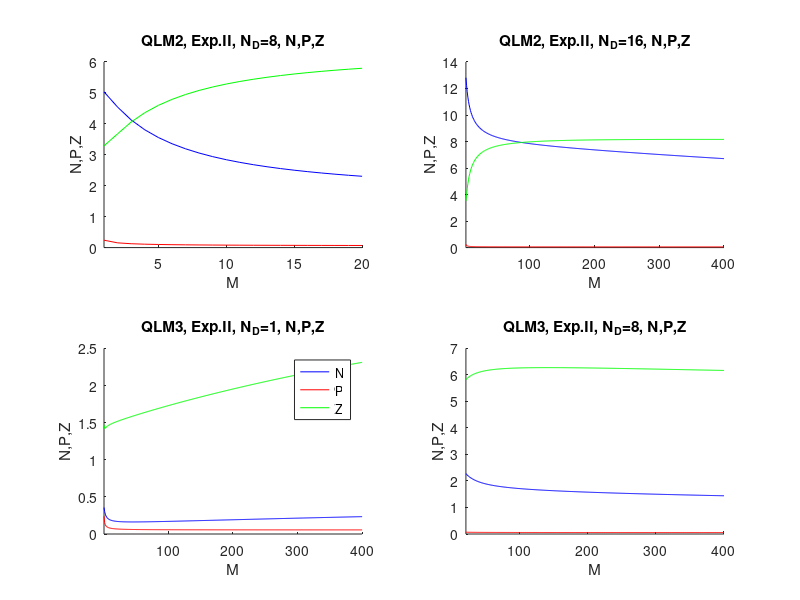
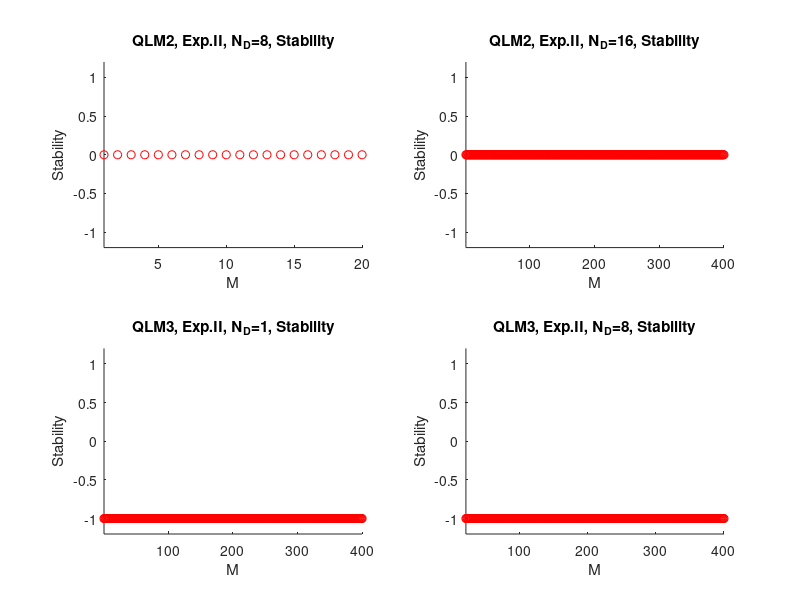
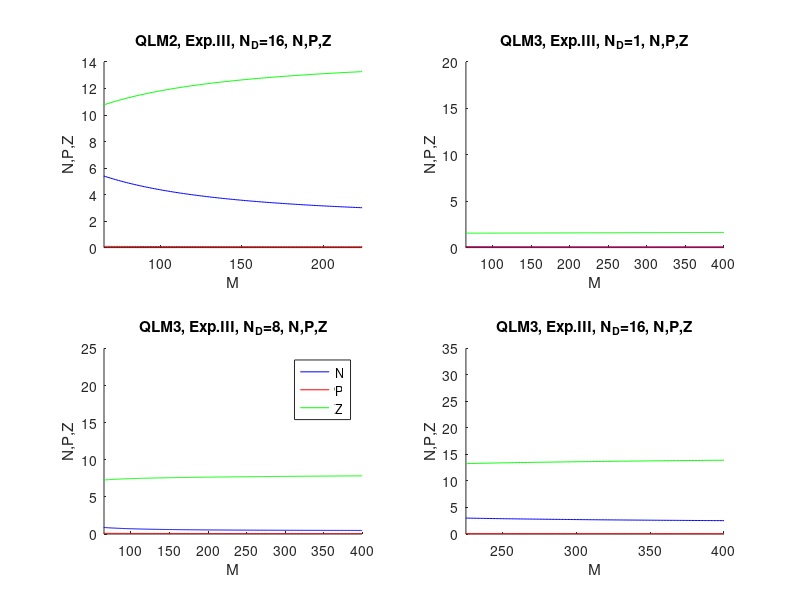
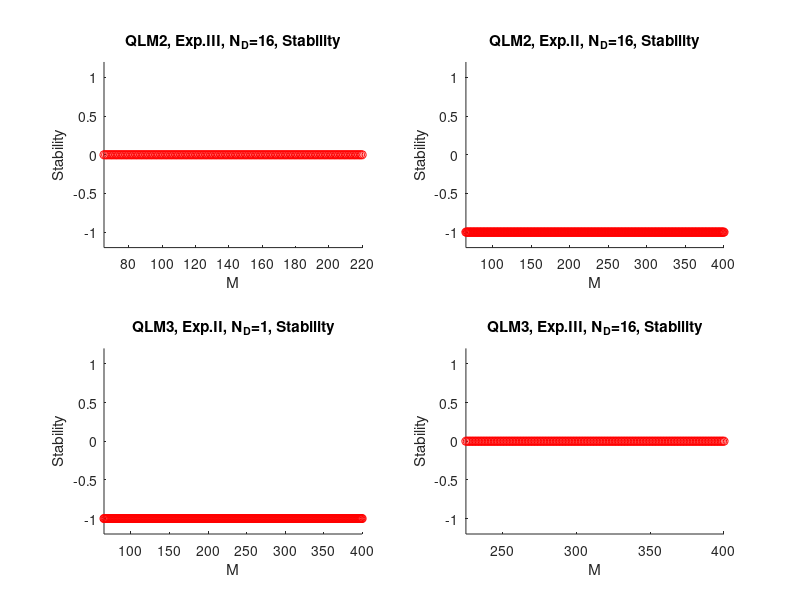

The MATLAB source for these figures, in order:

% QLM

% Calculating Equilibria, Stability Test, NPZ Model QLM 
% ND = 1.5 or 8 or 16; 2 Parameter sets (Exp.II,III)
% Diploma Thesis P.Fuhs (CAU)
% Matlab Student Version V 7.10.0 (R2010a)

clear all;
clc;
clf;

delete('QLM_diary');
diary on; 
diary('QLM_diary');

countNotifications = 0;

disp 'Calculation for QLM';

%%%%%%%%%%%%%%%%%%%%%%%%%%%%%%%%%%%%%%%%%%%%%%%%%
% initialize
%%%%%%%%%%%%%%%%%%%%%%%%%%%%%%%%%%%%%%%%%%%%%%%%%

M = NaN(1,400);         % Layer depth from 1 to 400 m, grid = 1m 

for j= 1:400
    M(j)=j;
end; 

% All units as in thesis.
% All domains as in thesis.

% Vector ND values

ND_vector = [1.5, 8, 16];

% Parameter sets: Exp. II, III

mu_vector = [1.679, 3.775];
Phi_P_vector = [0.033, 0.017];
k_vector = [0.636, 0.560];
g_vector = [0.982, 1.560];
eps_vector = [3.473, 3.740];
Phi_Z_vector = [0.010, 0.011];
beta_vector = [1.003, 1.045];
m_r_vector = [0.107, 1.270];
Omega_vector = [0.990, 1.006];
gamma_vector = [0.990, 0.870];
Phi_P_opt_vector = [0.168, 0.122];
Phi_Z_opt_vector = [0.257, 0.098];


% Create tables with results:
% 
% 6 tables: ND = 1.5,8,16; Exp. II,III => 6 cases
% x 2 for QLM 2 and QLM 3
% table names: ExpNumber_NDValue_QLMNumber_table, e.g.II_8_QLM3_table
% 1 in table names refers to ND = 1.5
% lines in result matrices:
posM = 1;           % line 1: M
posND = 2;          % line 2: ND
posExp = 3;         % line 3: Exp
posN = 4;           % line 4: N
posdotN = 5;        % line 5: dotN
posP = 6;           % line 6: P
posdotP = 7;        % line 7: dotP
posZ = 8;           % line 8: Z
posdotZ = 9;        % line 9: dotZ
posG1 = 10;         % line 10: G_1
posxi1 = 11;        % line 11: xi_1
posxi3 = 12;        % line 12: xi_3
posxi4 = 13;        % line 13: xi_4
posxi5 = 14;        % line 14: xi_5
posxi6 = 15;        % line 15: xi_6
posxi7 = 16;        % line 16: xi_7
posu = 17;          % line 17: u
posG = 18;          % line 18: G
posFN = 19;         % line 19: FN
posStable = 20;     % line 20: Stability

II_1_QLM2_table = NaN(20,400);    II_1_QLM3_table = NaN(20,400); 
II_8_QLM2_table = NaN(20,400);    II_8_QLM3_table = NaN(20,400); 
II_16_QLM2_table = NaN(20,400);   II_16_QLM3_table = NaN(20,400); 
III_1_QLM2_table = NaN(20,400);   III_1_QLM3_table = NaN(20,400); 
III_8_QLM2_table = NaN(20,400);   III_8_QLM3_table = NaN(20,400);  
III_16_QLM2_table = NaN(20,400);  III_16_QLM3_table = NaN(20,400);  

% create auxiliary vectors for results, aux1 for first root, aux2 for
% second root 
aux1_vector = NaN(20,1);   
aux2_vector = NaN(20,1);   

% how close to zero must an eigenvalue be to consider it zero? 
eig_near_zero = 10^-5;

%how close to zero must a derivative be to consider it zero? 
deriv_near_zero = 0.1;

%%%%%%%%%%%%%%%%%%%%%%%%%%%%%%%%%%%
% calculate
%%%%%%%%%%%%%%%%%%%%%%%%%%%%%%%%%%%
    
for r = 1:3         % loop ND (count with r; j is counter for M)
    
    if r == 1         % ND = 1.5
        ND = ND_vector(1);

    else         % N = 8 or 16

        if r == 2         % ND = 8
            ND = ND_vector(2);    

        else         % ND = 16
            ND = ND_vector(3);

        end;         % ND = 8
    end;         % ND = 16
        
    for exp = 2:3        % loop Exp

        % Display Model_StationaryPoint, ND, display experiment number
        disp (['ND: ',num2str(ND),' exp: ',num2str(exp),' depth: ',num2str(j),' m']);

        % Parameter set for currently calculated experiment number
        mu_par = mu_vector(exp-1);
        Phi_P_par = Phi_P_vector(exp-1);
        k_par = k_vector(exp-1);
        g_par = g_vector(exp-1);
        eps_par = eps_vector(exp-1);
        Phi_Z_par = Phi_Z_vector(exp-1);
        beta_par = beta_vector(exp-1);
        m_r_par = m_r_vector(exp-1);
        Omega_par = Omega_vector(exp-1);
        gamma_par = gamma_vector(exp-1);
        Phi_P_opt_par = Phi_P_opt_vector(exp-1);
        Phi_Z_opt_par = Phi_Z_opt_vector(exp-1);

        for j= 1:400         % M: layer depth from 1m to 400 m, calculate terms and variables

            % fill in lines for M, ND, exp
            aux1_vector(posM,1) = j;   aux2_vector(posM,1) = j;   
            aux1_vector(posND,1) = ND;  aux2_vector(posND,1) = ND;
            aux1_vector(posExp,1) = exp; aux2_vector(posExp,1) = exp;
            % calculate auxiliary terms 
                
            % G_1 
            aux1_vector(posG1,1) = (Phi_Z_par*M(j)+m_r_par)/(beta_par*M(j));
            aux2_vector(posG1,1) = (Phi_Z_par*M(j)+m_r_par)/(beta_par*M(j));
            
            %xi_1
            aux1_vector(posxi1,1) = g_par*aux1_vector(posG1,1)/(eps_par*(g_par - eps_par*aux1_vector(posG1,1)));
            aux2_vector(posxi1,1) = g_par*aux2_vector(posG1,1)/(eps_par*(g_par - eps_par*aux2_vector(posG1,1)));
            
            if aux1_vector(posxi1,1) < 0 
                disp (['QLM2, ND: ',num2str(ND),' exp: ',num2str(exp),' depth: ',num2str(j),' m, |  xi1 negative ']);
                countNotifications = countNotifications + 1;
            end;
            if aux2_vector(posxi1,1) < 0 
                disp (['QLM3, ND: ',num2str(ND),' exp: ',num2str(exp),' depth: ',num2str(j),' m, |  xi1 negative ']);
                countNotifications = countNotifications + 1;
            end;
            
            %xi_3
            aux1_vector(posxi3,1) = Phi_P_par/aux1_vector(posG1,1)*sqrt(aux1_vector(posxi1,1))-m_r_par/(M(j)*aux1_vector(posG1,1))*sqrt(aux1_vector(posxi1,1))-Phi_P_opt_par/aux1_vector(posG1,1)*aux1_vector(posxi1,1);
            aux2_vector(posxi3,1) = Phi_P_par/aux2_vector(posG1,1)*sqrt(aux2_vector(posxi1,1))-m_r_par/(M(j)*aux2_vector(posG1,1))*sqrt(aux2_vector(posxi1,1))-Phi_P_opt_par/aux2_vector(posG1,1)*aux2_vector(posxi1,1);

            %xi_4
            aux1_vector(posxi4,1) = -mu_par*sqrt(aux1_vector(posxi1,1))+(1-beta_par)*Omega_par*mu_par*sqrt(aux1_vector(posxi1,1))+Phi_Z_par*Omega_par*mu_par/aux1_vector(posG1,1)*sqrt(aux1_vector(posxi1,1));
            aux2_vector(posxi4,1) = -mu_par*sqrt(aux2_vector(posxi1,1))+(1-beta_par)*Omega_par*mu_par*sqrt(aux2_vector(posxi1,1))+Phi_Z_par*Omega_par*mu_par/aux2_vector(posG1,1)*sqrt(aux2_vector(posxi1,1));

            %xi_5
            aux1_vector(posxi5,1) = gamma_par*Phi_P_par*sqrt(aux1_vector(posxi1,1))-((1-beta_par)*aux1_vector(posG1,1)+Phi_Z_par)*Omega_par*aux1_vector(posxi3,1)+m_r_par/M(j)*aux1_vector(posND,1);
            aux2_vector(posxi5,1) = gamma_par*Phi_P_par*sqrt(aux2_vector(posxi1,1))-((1-beta_par)*aux2_vector(posG1,1)+Phi_Z_par)*Omega_par*aux2_vector(posxi3,1)+m_r_par/M(j)*aux2_vector(posND,1);

            %xi_6
            aux1_vector(posxi6,1) = -aux1_vector(posxi4,1)*M(j)/m_r_par+k_par-aux1_vector(posxi5,1)*M(j)/m_r_par;
            aux2_vector(posxi6,1) = -aux2_vector(posxi4,1)*M(j)/m_r_par+k_par-aux2_vector(posxi5,1)*M(j)/m_r_par;
            
            %xi_7
            aux1_vector(posxi7,1) = -k_par*aux1_vector(posxi5,1)*M(j)/m_r_par;
            aux2_vector(posxi7,1) = -k_par*aux2_vector(posxi5,1)*M(j)/m_r_par;

            %until here aux 1 and aux 2 are the same 
            
            % calculate variables 
            % have MATLAB find roots of N numerically; p = polynom N

            
            p = [1 aux1_vector(posxi6,1) aux1_vector(posxi7,1)];
           
            % MATLAB finds roots via eigen values 
            rootsN_QLM_vector = roots(p);
            
            
           %P
           aux1_vector(posP,1) = sqrt(aux1_vector(posxi1,1));
           aux2_vector(posP,1) = sqrt(aux2_vector(posxi1,1));
           
           if aux1_vector(posxi1,1) < 0 
               disp (['QLM2, ND: ',num2str(ND),' exp: ',num2str(exp),' depth: ',num2str(j),' m, |  P complex ']);
           end;
           if aux2_vector(posxi1,1) < 0 
               disp (['QLM3, ND: ',num2str(ND),' exp: ',num2str(exp),' depth: ',num2str(j),' m, |  P complex ']);
           end;
           
           %G
           
           aux1_vector(posG,1) = aux1_vector(posG1,1);
           aux2_vector(posG,1) = aux2_vector(posG1,1);

           if aux1_vector(posG,1) < 0
              disp (['QLM2, ND: ',num2str(ND),' exp: ',num2str(exp),' depth: ',num2str(j),' m, |  G negative ']);
           end;
           if aux1_vector(posG,1) > g_par
               disp (['QLM2, ND: ',num2str(ND),' exp: ',num2str(exp),' depth: ',num2str(j),' m, |  G > g ']); 
           end;
           
           if aux2_vector(posG,1) < 0
              disp (['QLM3, ND: ',num2str(ND),' exp: ',num2str(exp),' depth: ',num2str(j),' m, |  G negative ']);
           end;
           if aux2_vector(posG,1) > g_par
               disp (['QLM3, ND: ',num2str(ND),' exp: ',num2str(exp),' depth: ',num2str(j),' m, |  G > g ']); 
           end;
           
           %N_1 for QLM_2
           if abs(imag(rootsN_QLM_vector(1))) > eig_near_zero
               aux1_vector(posN,1) = NaN;
               disp (['QLM2, ND: ',num2str(ND),' exp: ',num2str(exp),' depth: ',num2str(j),' m, |  N: complex root ']); 
           else 
               if real(rootsN_QLM_vector(1)) < 0
               disp (['QLM2, ND: ',num2str(ND),' exp: ',num2str(exp),' depth: ',num2str(j),' m, |  N: negative root ']); 
                   aux1_vector(posN,1) = NaN;
               else
                   aux1_vector(posN,1) = real(rootsN_QLM_vector(1));
                   if aux1_vector(posN,1) > aux1_vector(posND,1) 
               disp (['QLM2, ND: ',num2str(ND),' exp: ',num2str(exp),' depth: ',num2str(j),' m, |  N > ND ']); 
                   end;
               end;
           end;
           
           %N_2 for QLM_3
           if abs(imag(rootsN_QLM_vector(2))) > eig_near_zero
               disp (['QLM3, ND: ',num2str(ND),' exp: ',num2str(exp),' depth: ',num2str(j),' m, |  N: complex root ']); 
               aux2_vector(posN,1) = NaN;
           else
               if real(rootsN_QLM_vector(2)) < 0
               disp (['QLM3, ND: ',num2str(ND),' exp: ',num2str(exp),' depth: ',num2str(j),' m, |  N: negative root ']); 
                   aux2_vector(posN,1) = NaN;
               else
               aux2_vector(posN,1) = real(rootsN_QLM_vector(2));
                   if aux2_vector(posN,1) > aux2_vector(posND,1) 
                   disp (['QLM3, ND: ',num2str(ND),' exp: ',num2str(exp),' depth: ',num2str(j),' m, |  N > ND ']); 
                   end;
               end;
           end;
           
           %u
           aux1_vector(posu,1) = aux1_vector(posN,1)/(k_par+aux1_vector(posN,1));
           aux2_vector(posu,1) = aux2_vector(posN,1)/(k_par+aux2_vector(posN,1));
           if aux1_vector(posu,1) < 0 
               disp (['QLM2, ND: ',num2str(ND),' exp: ',num2str(exp),' depth: ',num2str(j),' m, |  u negative ']); 
           end;
           if aux2_vector(posu,1) < 0 
               disp (['QLM2, ND: ',num2str(ND),' exp: ',num2str(exp),' depth: ',num2str(j),' m, |  u negative ']); 
           end;
           if aux1_vector(posu,1) >= 1
               disp (['QLM2, ND: ',num2str(ND),' exp: ',num2str(exp),' depth: ',num2str(j),' m, |  u >= 1 ']); 
           end;
           if aux2_vector(posu,1) >= 1
               disp (['QLM3, ND: ',num2str(ND),' exp: ',num2str(exp),' depth: ',num2str(j),' m, |  u >= 1 ']); 
           end;
           
           %FN
           aux1_vector(posFN,1) = m_r_par/M(j)*(aux1_vector(posND,1)-aux1_vector(posN,1));
           aux2_vector(posFN,1) = m_r_par/M(j)*(aux2_vector(posND,1)-aux2_vector(posN,1));
           if aux1_vector(posFN,1) < 0 
               disp (['QLM2, ND: ',num2str(ND),' exp: ',num2str(exp),' depth: ',num2str(j),' m, |  ND < 0 ']); 
           end;
           if aux2_vector(posFN,1) < 0 
               disp (['QLM3, ND: ',num2str(ND),' exp: ',num2str(exp),' depth: ',num2str(j),' m, |  ND < 0 ']); 
           end;
           if aux1_vector > 60
               disp (['QLM2, ND: ',num2str(ND),' exp: ',num2str(exp),' depth: ',num2str(j),' m, |  ND > 60 ']); 
           end;
           if aux2_vector > 60
               disp (['QLM3, ND: ',num2str(ND),' exp: ',num2str(exp),' depth: ',num2str(j),' m, |  ND > 60 ']); 
           end;
          
           %Z for QLM_2
           aux1_vector(posZ,1) = mu_par/aux1_vector(posG1,1)*aux1_vector(posu,1)*sqrt(aux1_vector(posxi1,1))-aux1_vector(posxi3,1);
           aux2_vector(posZ,1) = mu_par/aux2_vector(posG1,1)*aux2_vector(posu,1)*sqrt(aux2_vector(posxi1,1))-aux2_vector(posxi3,1);

           if aux1_vector(posZ,1) < 0 
               disp (['QLM2, ND: ',num2str(ND),' exp: ',num2str(exp),' depth: ',num2str(j),' m, |  Z negative ']); 
           end;
           if aux2_vector(posZ,1) < 0 
               disp (['QLM3, ND: ',num2str(ND),' exp: ',num2str(exp),' depth: ',num2str(j),' m, |  Z negative ']); 
           end;
           
           %test derivations
           
           % dotN: aux1_vector(posdotN,1)
           aux1_vector(posdotN,1)= (-mu_par*aux1_vector(posu,1)+gamma_par*Phi_P_par)*aux1_vector(posP,1)+((1-beta_par)*aux1_vector(posG,1)+Phi_Z_par)*Omega_par*aux1_vector(posZ,1)+aux1_vector(posFN,1);
           aux2_vector(posdotN,1)= (-mu_par*aux2_vector(posu,1)+gamma_par*Phi_P_par)*aux2_vector(posP,1)+((1-beta_par)*aux2_vector(posG,1)+Phi_Z_par)*Omega_par*aux2_vector(posZ,1)+aux2_vector(posFN,1);

           % dotN not almost zero
           if abs(aux1_vector(posdotN,1)) > deriv_near_zero
               disp (['QLM2, ND: ',num2str(ND),' exp: ',num2str(exp),' depth: ',num2str(j),' m, | N might not be stationary at this depth']);
           end;         % dotN not zero
           if abs(aux2_vector(posdotN,1)) > deriv_near_zero
               disp (['QLM3, ND: ',num2str(ND),' exp: ',num2str(exp),' depth: ',num2str(j),' m, | N might not be stationary at this depth']);
           end;         % dotN not zero

           % dotP: aux1_vector(posdotP,1)
           aux1_vector(posdotP,1)= (mu_par*aux1_vector(posu,1)-Phi_P_par-(m_r_par/M(j)))*aux1_vector(posP,1)-aux1_vector(posG,1)*aux1_vector(posZ,1)-Phi_P_opt_par*(aux1_vector(posP,1))^2;
           aux2_vector(posdotP,1)= (mu_par*aux2_vector(posu,1)-Phi_P_par-(m_r_par/M(j)))*aux2_vector(posP,1)-aux2_vector(posG,1)*aux2_vector(posZ,1)-Phi_P_opt_par*(aux2_vector(posP,1))^2;

           % dotP not almost zero
           if abs(aux1_vector(posdotP,1)) > deriv_near_zero
               disp (['QLM2, ND: ',num2str(ND),' exp: ',num2str(exp),' depth: ',num2str(j),' m, | P might not be stationary at this depth']);
           end;
           % dotP not almost zero
           if abs(aux2_vector(posdotP,1)) > deriv_near_zero
               disp (['QLM3, ND: ',num2str(ND),' exp: ',num2str(exp),' depth: ',num2str(j),' m, | P might not be stationary at this depth']);
           end;

           % dotZ = aux1_vector(posdotZ,1)
           aux1_vector(posdotZ,1)= (beta_par*aux1_vector(posG,1)-Phi_Z_par-(m_r_par/M(j)))*aux1_vector(posZ,1);
           aux2_vector(posdotZ,1)= (beta_par*aux2_vector(posG,1)-Phi_Z_par-(m_r_par/M(j)))*aux2_vector(posZ,1);

           % dotZ not almost zero
           if abs(aux1_vector(posdotZ,1)) > deriv_near_zero
               disp (['QLM2, ND: ',num2str(ND),' exp: ',num2str(exp),' depth: ',num2str(j),' m, | Z might not be stationary at this depth']);
           end;
           if abs(aux2_vector(posdotZ,1)) > deriv_near_zero
               disp (['QLM3, ND: ',num2str(ND),' exp: ',num2str(exp),' depth: ',num2str(j),' m, | Z might not be stationary at this depth']);
           end;
          
           % QLM2 stable? J1 - J9 Jacobi matrix entries 

J1 = -mu_par*(k_par/((k_par+aux1_vector(posN,1))^2))*aux1_vector(posP,1)-m_r_par/M(j);
J2 = (-mu_par*aux1_vector(posu,1)+gamma_par*Phi_P_par)+(1-beta_par)*(2*g_par^2*eps_par*aux1_vector(posP,1)/((g_par+eps_par*aux1_vector(posP,1)^2)^2))*Omega_par*aux1_vector(posZ,1);
J3 = ((1-beta_par)*aux1_vector(posG,1)+Phi_Z_par)*Omega_par; 
J4 = mu_par*(k_par/((k_par+aux1_vector(posN,1))^2))*aux1_vector(posP,1);
J5 = mu_par*aux1_vector(posu,1)-Phi_P_par-m_r_par/M(j)-(2*g_par^2*eps*aux1_vector(posP,1)/((g_par+eps_par*aux1_vector(posP,1)^2)^2))*aux1_vector(posZ,1)-2*Phi_P_opt_par*aux1_vector(posP,1);
J6 = -aux1_vector(posG,1);
J7 = 0;
J8 = beta_par*(2*g_par^2*eps*aux1_vector(posP,1)/((g_par+eps_par*aux1_vector(posP,1)^2)^2))*aux1_vector(posZ,1);
J9 = beta_par*aux1_vector(posG,1)-Phi_Z_par-m_r_par/M(j);

%Jacobi matrix
Jac = [J1 J2 J3; J4 J5 J6; J7 J8 J9];

 % Eigen values of Jacobi matrix: check on NaN entries first
                
                badentry = 0;       % Numbers of NaN entries 
                
                for rowJac = 1:3
                    for columnJac = 1:3
                        entryJac = isnan(Jac(rowJac,columnJac)); 
                        if entryJac == 1 
                            badentry = 1;
                        end; 
                    end;
                end;
                
                if badentry == 1 
                    lambda = [NaN; NaN; NaN];
                else
                    lambda = eig(Jac);
                end;

% test eigenvalues if equilibrium is stable. -1 is default
aux1_vector(posStable,1) = -1;

for lam = 1:3
    if abs(real(lambda(lam))) < eig_near_zero
        aux1_vector(posStable,1) = 0;     % no conclusion possible
    end;
end;

if aux1_vector(posStable,1) == -1
   for lamb = 1:3 
       if real(lambda(lamb)) > 0 
           aux1_vector(posStable,1)= 1;      % unstable 
       end;
   end;
end;

% else: stable

% QLM3 stable? J1 - J9 Jacobi matrix entries 

J1 = -mu_par*(k_par/((k_par+aux2_vector(posN,1))^2))*aux2_vector(posP,1)-m_r_par/M(j);
J2 = (-mu_par*aux2_vector(posu,1)+gamma_par*Phi_P_par)+(1-beta_par)*(2*g_par^2*eps_par*aux2_vector(posP,1)/((g_par+eps_par*aux2_vector(posP,1)^2)^2))*Omega_par*aux2_vector(posZ,1);
J3 = ((1-beta_par)*aux2_vector(posG,1)+Phi_Z_par)*Omega_par; 
J4 = mu_par*(k_par/((k_par+aux2_vector(posN,1))^2))*aux2_vector(posP,1);
J5 = mu_par*aux2_vector(posu,1)-Phi_P_par-m_r_par/M(j)-(2*g_par^2*eps*aux2_vector(posP,1)/((g_par+eps_par*aux2_vector(posP,1)^2)^2))*aux2_vector(posZ,1)-2*Phi_P_opt_par*aux2_vector(posP,1);
J6 = -aux2_vector(posG,1);
J7 = 0;
J8 = beta_par*(2*g_par^2*eps*aux2_vector(posP,1)/((g_par+eps_par*aux2_vector(posP,1)^2)^2))*aux2_vector(posZ,1);
J9 = beta_par*aux2_vector(posG,1)-Phi_Z_par-m_r_par/M(j);

%Jacobi matrix
J = [J1 J2 J3; J4 J5 J6; J7 J8 J9];

 % Eigen values of J: check on NaN entries first
                
                badentry = 0;
              
               
                for rowJac = 1:3
                    for columnJac = 1:3
                        entryJac = isnan(Jac(rowJac,columnJac));
                        if entryJac == 1
                            badentry = 1;
                        end;
                        
                    end;
                end;
                
                if badentry == 1 
                    lambda = [NaN; NaN; NaN];
                else
                    lambda = eig(Jac);
                end;

% test eigenvalues if equilibrium is stable. -1 is default
aux2_vector(posStable,1) = -1;

for lam = 1:3
    if abs(real(lambda(lam))) < eig_near_zero
        aux2_vector(posStable,1) = 0;     % no conclusion possible
    end;
end;

if aux2_vector(posStable,1) == -1
   for lamb = 1:3 
       if real(lambda(lamb)) > 0 
           aux2_vector(posStable,1)= 1;      % unstable 
       end;
   end;
end;

% else stable

           if ND == ND_vector(1)
          
               if exp == 2
                   II_1_QLM2_table(:,j) = aux1_vector;
                   II_1_QLM3_table(:,j) = aux2_vector;
                   
               else         % exp = 3
                   III_1_QLM2_table(:,j) = aux1_vector;
                   III_1_QLM3_table(:,j) = aux2_vector;
               end;         % exp 
           
           else         % ND not 1.5
               
               if ND == ND_vector(2)
                   if exp == 2
                       II_8_QLM2_table(:,j) = aux1_vector;
                       II_8_QLM3_table(:,j) = aux2_vector;
                   else         % exp = 3
                       III_8_QLM2_table(:,j) = aux1_vector;
                       III_8_QLM3_table(:,j) = aux2_vector;

                   end;         % exp 
                   
               else         % ND == ND_vector(3)
                   if exp == 2
                       II_16_QLM2_table(:,j) = aux1_vector;
                       II_16_QLM3_table(:,j) = aux2_vector;

                   else         % exp = 3
                       III_16_QLM2_table(:,j) = aux1_vector;
                       III_16_QLM3_table(:,j) = aux2_vector;

                   end;         % exp 
               end;         % ND not 1.5
           end;         % ND = 1.5
        end;        % j = 1:400
    end;        % loop Exp
end;        % loop ND       
                            

 
%%%%%%%%%%%%%%%%
% QLM plots


figure(1)
subplot(2,2,1) 
hold on;
plot(II_8_QLM2_table(1,:),II_8_QLM2_table(4,:),'b');
plot(II_8_QLM2_table(1,:),II_8_QLM2_table(6,:),'r');
plot(II_8_QLM2_table(1,:),II_8_QLM2_table(8,:),'g');
title('QLM2, Exp.II, N_D=8, N,P,Z');
xlabel('M');
xlim([1,20]);
ylabel('N,P,Z');

subplot(2,2,2)
hold on;
plot(II_16_QLM2_table(1,:),II_16_QLM2_table(4,:),'b');
plot(II_16_QLM2_table(1,:),II_16_QLM2_table(6,:),'r');
plot(II_16_QLM2_table(1,:),II_16_QLM2_table(8,:),'g');
title('QLM2, Exp.II, N_D=16, N,P,Z');
xlabel('M');
xlim([1,400]);
ylabel('N,P,Z');

subplot(2,2,3)
hold on;
plot(II_1_QLM3_table(1,:),II_1_QLM3_table(4,:),'b');
plot(II_1_QLM3_table(1,:),II_1_QLM3_table(6,:),'r');
plot(II_1_QLM3_table(1,:),II_1_QLM3_table(8,:),'g');
title('QLM3, Exp.II, N_D=1, N,P,Z');
xlabel('M');
xlim([1,400]);
ylabel('N,P,Z');
legend('N','P','Z');

subplot(2,2,4)

hold on;
plot(II_8_QLM3_table(1,:),II_8_QLM3_table(4,:),'b');
plot(II_8_QLM3_table(1,:),II_8_QLM3_table(6,:),'r');
plot(II_8_QLM3_table(1,:),II_8_QLM3_table(8,:),'g');
title('QLM3, Exp.II, N_D=8, N,P,Z');
xlabel('M');
xlim([21,400]);
ylabel('N,P,Z');

figure(2)
subplot(2,2,1) 
hold on;
scatter(II_8_QLM2_table(1,:),II_8_QLM2_table(20,:),'r');
title('QLM2, Exp.II, N_D=8, Stability');
xlabel('M');
xlim([1,20]);
ylim([-1.2,1.2]);
ylabel('Stability');

subplot(2,2,2)
hold on;
scatter(II_16_QLM2_table(1,:),II_16_QLM2_table(20,:),'r');
title('QLM2, Exp.II, N_D=16, Stability');
xlabel('M');
xlim([1,400]);
ylim([-1.2,1.2]);
ylabel('Stability');

subplot(2,2,3)
hold on;
scatter(II_1_QLM3_table(1,:),II_1_QLM3_table(20,:),'r');
title('QLM3, Exp.II, N_D=1, Stability');
xlabel('M');
xlim([1,400]);
ylim([-1.2,1.2]);
ylabel('Stability');

subplot(2,2,4)

hold on;
scatter(II_8_QLM3_table(1,:),II_8_QLM3_table(20,:),'r');
title('QLM3, Exp.II, N_D=8, Stability');
xlabel('M');
xlim([21,400]);
ylim([-1.2,1.2]);
ylabel('Stability');

figure(3)
subplot(2,2,1) 
hold on;
plot(III_16_QLM2_table(1,:),III_16_QLM2_table(4,:),'b');
plot(III_16_QLM2_table(1,:),III_16_QLM2_table(6,:),'r');
plot(III_16_QLM2_table(1,:),III_16_QLM2_table(8,:),'g');
title('QLM2, Exp.III, N_D=16, N,P,Z');
xlabel('M');
xlim([65,224]);
ylabel('N,P,Z');

subplot(2,2,2)
hold on;
plot(III_1_QLM3_table(1,:),III_1_QLM3_table(4,:),'b');
plot(III_1_QLM3_table(1,:),III_1_QLM3_table(6,:),'r');
plot(III_1_QLM3_table(1,:),III_1_QLM3_table(8,:),'g');
title('QLM3, Exp.III, N_D=1, N,P,Z');
xlabel('M');
xlim([65,400]);
ylabel('N,P,Z');

subplot(2,2,3)
hold on;
plot(III_8_QLM3_table(1,:),III_8_QLM3_table(4,:),'b');
plot(III_8_QLM3_table(1,:),III_8_QLM3_table(6,:),'r');
plot(III_8_QLM3_table(1,:),III_8_QLM3_table(8,:),'g');
title('QLM3, Exp.III, N_D=8, N,P,Z');
xlabel('M');
xlim([65,400]);
ylabel('N,P,Z');
legend('N','P','Z');

subplot(2,2,4)

hold on;
plot(III_16_QLM3_table(1,:),III_16_QLM3_table(4,:),'b');
plot(III_16_QLM3_table(1,:),III_16_QLM3_table(6,:),'r');
plot(III_16_QLM3_table(1,:),III_16_QLM3_table(8,:),'g');
title('QLM3, Exp.III, N_D=16, N,P,Z');
xlabel('M');
xlim([225,400]);
ylabel('N,P,Z');

figure(4)
subplot(2,2,1) 
scatter(III_16_QLM2_table(1,:),III_16_QLM2_table(20,:),'r');
title('QLM2, Exp.III, N_D=16, Stability');
xlabel('M');
xlim([65,220]);
ylim([-1.2,1.2]);
ylabel('Stability');

subplot(2,2,2)
hold on;
scatter(III_1_QLM3_table(1,:),III_1_QLM3_table(20,:),'r');
title('QLM2, Exp.II, N_D=16, Stability');
xlabel('M');
xlim([65,400]);
ylim([-1.2,1.2]);
ylabel('Stability');

subplot(2,2,3)
hold on;
scatter(III_8_QLM3_table(1,:),III_8_QLM3_table(20,:),'r');
title('QLM3, Exp.II, N_D=1, Stability');
xlabel('M');
xlim([65,400]);
ylim([-1.2,1.2]);
ylabel('Stability');

subplot(2,2,4)

hold on;
scatter(III_16_QLM3_table(1,:),II_16_QLM3_table(20,:),'r');
title('QLM3, Exp.III, N_D=16, Stability');
xlabel('M');
xlim([225,400]);
ylim([-1.2,1.2]);
ylabel('Stability');

figure(5)
hold on;
plot(II_8_QLM2_table(1,:),II_8_QLM2_table(4,:),'b');
plot(II_8_QLM2_table(1,:),II_8_QLM2_table(6,:),'r');
plot(II_8_QLM2_table(1,:),II_8_QLM2_table(8,:),'g');
title('QLM2 and 3, Exp.II, N_D=8, N,P,Z');
xlabel('M');
ylabel('N,P,Z');
plot(II_8_QLM3_table(1,:),II_8_QLM3_table(4,:),':b');
plot(II_8_QLM3_table(1,:),II_8_QLM3_table(6,:),'r');
plot(II_8_QLM3_table(1,:),II_8_QLM3_table(8,:),':g');
xlim([1,400]);
legend('N, QLM2','P,QLM2&3','Z,QLM2','N, QLM3','Z,QLM3');



disp 'ready';
disp '********************************';
diary off

               
            
          
   